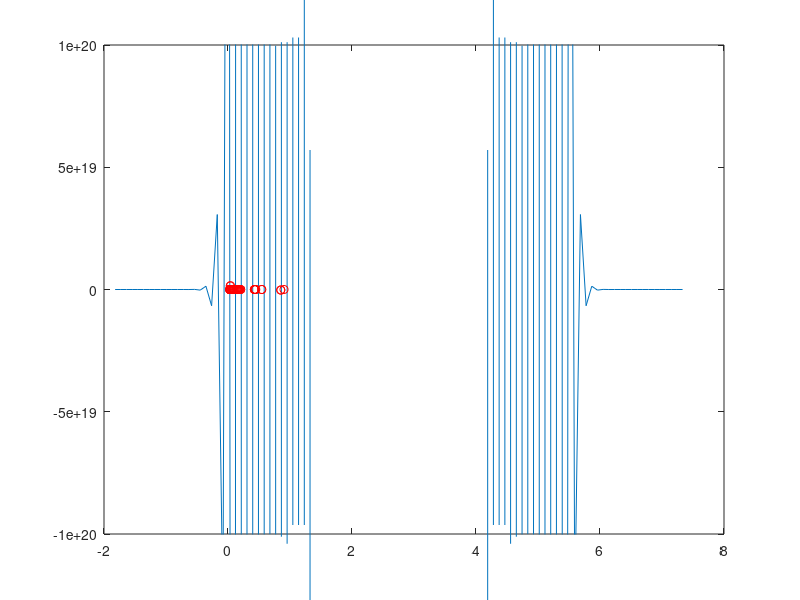

MATLAB code for this plot:
r = ones(1,100);
P = poly(r);
r = roots(P);
start = min(r);
finish = max(r);
X = linspace(start - 2, finish + 2, 101);
P_r = polyval(P, r);
plot(X, P, r, P_r, 'ro')
ylim([-10^20 10^20]);